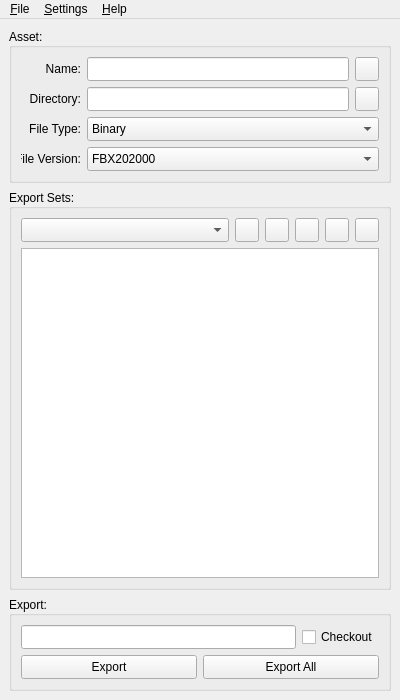
<?xml version="1.0" encoding="UTF-8"?>
<ui version="4.0">
 <class>fbxExportSetEditorWindow</class>
 <widget class="QMainWindow" name="fbxExportSetEditorWindow">
  <property name="geometry">
   <rect>
    <x>0</x>
    <y>0</y>
    <width>400</width>
    <height>700</height>
   </rect>
  </property>
  <property name="minimumSize">
   <size>
    <width>400</width>
    <height>700</height>
   </size>
  </property>
  <property name="windowTitle">
   <string>|| Fbx Export Set Editor</string>
  </property>
  <widget class="QWidget" name="mainWidget">
   <layout class="QVBoxLayout" name="verticalLayout">
    <item>
     <widget class="QGroupBox" name="assetGroupBox">
      <property name="sizePolicy">
       <sizepolicy hsizetype="Expanding" vsizetype="Minimum">
        <horstretch>0</horstretch>
        <verstretch>0</verstretch>
       </sizepolicy>
      </property>
      <property name="title">
       <string>Asset:</string>
      </property>
      <property name="alignment">
       <set>Qt::AlignLeading|Qt::AlignLeft|Qt::AlignVCenter</set>
      </property>
      <property name="flat">
       <bool>false</bool>
      </property>
      <layout class="QVBoxLayout" name="assetLayout">
       <item>
        <widget class="QWidget" name="assetNameWidget" native="true">
         <property name="sizePolicy">
          <sizepolicy hsizetype="Expanding" vsizetype="Minimum">
           <horstretch>0</horstretch>
           <verstretch>0</verstretch>
          </sizepolicy>
         </property>
         <layout class="QHBoxLayout" name="assetNameLayout">
          <property name="leftMargin">
           <number>0</number>
          </property>
          <property name="topMargin">
           <number>0</number>
          </property>
          <property name="rightMargin">
           <number>0</number>
          </property>
          <property name="bottomMargin">
           <number>0</number>
          </property>
          <item>
           <widget class="QLabel" name="assetNameLabel">
            <property name="sizePolicy">
             <sizepolicy hsizetype="Fixed" vsizetype="Fixed">
              <horstretch>0</horstretch>
              <verstretch>60</verstretch>
             </sizepolicy>
            </property>
            <property name="minimumSize">
             <size>
              <width>60</width>
              <height>24</height>
             </size>
            </property>
            <property name="maximumSize">
             <size>
              <width>16777215</width>
              <height>24</height>
             </size>
            </property>
            <property name="text">
             <string>Name:</string>
            </property>
            <property name="alignment">
             <set>Qt::AlignRight|Qt::AlignTrailing|Qt::AlignVCenter</set>
            </property>
           </widget>
          </item>
          <item>
           <widget class="QLineEdit" name="assetNameLineEdit">
            <property name="sizePolicy">
             <sizepolicy hsizetype="Expanding" vsizetype="Fixed">
              <horstretch>0</horstretch>
              <verstretch>0</verstretch>
             </sizepolicy>
            </property>
            <property name="minimumSize">
             <size>
              <width>0</width>
              <height>24</height>
             </size>
            </property>
            <property name="maximumSize">
             <size>
              <width>16777215</width>
              <height>24</height>
             </size>
            </property>
            <property name="toolTip">
             <string>The name of the asset.</string>
            </property>
            <property name="clearButtonEnabled">
             <bool>true</bool>
            </property>
           </widget>
          </item>
          <item>
           <widget class="QPushButton" name="savePushButton">
            <property name="sizePolicy">
             <sizepolicy hsizetype="Fixed" vsizetype="Fixed">
              <horstretch>0</horstretch>
              <verstretch>0</verstretch>
             </sizepolicy>
            </property>
            <property name="minimumSize">
             <size>
              <width>24</width>
              <height>24</height>
             </size>
            </property>
            <property name="maximumSize">
             <size>
              <width>24</width>
              <height>24</height>
             </size>
            </property>
            <property name="text">
             <string/>
            </property>
            <property name="icon">
             <iconset resource="../../ui/resources.qrc">
              <normaloff>:/dcc/icons/save_file.svg</normaloff>:/dcc/icons/save_file.svg</iconset>
            </property>
           </widget>
          </item>
         </layout>
        </widget>
       </item>
       <item>
        <widget class="QWidget" name="assetDirectoryWidget" native="true">
         <property name="sizePolicy">
          <sizepolicy hsizetype="Expanding" vsizetype="Minimum">
           <horstretch>0</horstretch>
           <verstretch>0</verstretch>
          </sizepolicy>
         </property>
         <layout class="QHBoxLayout" name="assetDirectoryLayout">
          <property name="leftMargin">
           <number>0</number>
          </property>
          <property name="topMargin">
           <number>0</number>
          </property>
          <property name="rightMargin">
           <number>0</number>
          </property>
          <property name="bottomMargin">
           <number>0</number>
          </property>
          <item>
           <widget class="QLabel" name="assetDirectoryLabel">
            <property name="sizePolicy">
             <sizepolicy hsizetype="Fixed" vsizetype="Fixed">
              <horstretch>0</horstretch>
              <verstretch>60</verstretch>
             </sizepolicy>
            </property>
            <property name="minimumSize">
             <size>
              <width>60</width>
              <height>24</height>
             </size>
            </property>
            <property name="maximumSize">
             <size>
              <width>16777215</width>
              <height>24</height>
             </size>
            </property>
            <property name="text">
             <string>Directory:</string>
            </property>
            <property name="alignment">
             <set>Qt::AlignRight|Qt::AlignTrailing|Qt::AlignVCenter</set>
            </property>
           </widget>
          </item>
          <item>
           <widget class="QLineEdit" name="assetDirectoryLineEdit">
            <property name="sizePolicy">
             <sizepolicy hsizetype="Expanding" vsizetype="Fixed">
              <horstretch>0</horstretch>
              <verstretch>0</verstretch>
             </sizepolicy>
            </property>
            <property name="minimumSize">
             <size>
              <width>0</width>
              <height>24</height>
             </size>
            </property>
            <property name="maximumSize">
             <size>
              <width>16777215</width>
              <height>24</height>
             </size>
            </property>
            <property name="toolTip">
             <string>The base directory for the asset.</string>
            </property>
            <property name="readOnly">
             <bool>false</bool>
            </property>
            <property name="clearButtonEnabled">
             <bool>true</bool>
            </property>
           </widget>
          </item>
          <item>
           <widget class="QPushButton" name="assetDirectoryPushButton">
            <property name="sizePolicy">
             <sizepolicy hsizetype="Fixed" vsizetype="Fixed">
              <horstretch>0</horstretch>
              <verstretch>0</verstretch>
             </sizepolicy>
            </property>
            <property name="minimumSize">
             <size>
              <width>24</width>
              <height>24</height>
             </size>
            </property>
            <property name="maximumSize">
             <size>
              <width>24</width>
              <height>24</height>
             </size>
            </property>
            <property name="text">
             <string/>
            </property>
            <property name="icon">
             <iconset resource="../../ui/resources.qrc">
              <normaloff>:/dcc/icons/open_folder.svg</normaloff>:/dcc/icons/open_folder.svg</iconset>
            </property>
           </widget>
          </item>
         </layout>
        </widget>
       </item>
       <item>
        <widget class="QWidget" name="fileTypeWidget" native="true">
         <property name="sizePolicy">
          <sizepolicy hsizetype="Expanding" vsizetype="Minimum">
           <horstretch>0</horstretch>
           <verstretch>0</verstretch>
          </sizepolicy>
         </property>
         <layout class="QHBoxLayout" name="fileTypeLayout">
          <property name="leftMargin">
           <number>0</number>
          </property>
          <property name="topMargin">
           <number>0</number>
          </property>
          <property name="rightMargin">
           <number>0</number>
          </property>
          <property name="bottomMargin">
           <number>0</number>
          </property>
          <item>
           <widget class="QLabel" name="fileTypeLabel">
            <property name="sizePolicy">
             <sizepolicy hsizetype="Fixed" vsizetype="Fixed">
              <horstretch>0</horstretch>
              <verstretch>0</verstretch>
             </sizepolicy>
            </property>
            <property name="minimumSize">
             <size>
              <width>60</width>
              <height>24</height>
             </size>
            </property>
            <property name="maximumSize">
             <size>
              <width>60</width>
              <height>24</height>
             </size>
            </property>
            <property name="text">
             <string>File Type:</string>
            </property>
            <property name="alignment">
             <set>Qt::AlignRight|Qt::AlignTrailing|Qt::AlignVCenter</set>
            </property>
           </widget>
          </item>
          <item>
           <widget class="QComboBox" name="fileTypeComboBox">
            <property name="minimumSize">
             <size>
              <width>0</width>
              <height>24</height>
             </size>
            </property>
            <property name="maximumSize">
             <size>
              <width>16777215</width>
              <height>24</height>
             </size>
            </property>
            <property name="toolTip">
             <string>The FBX file type to export as.</string>
            </property>
            <item>
             <property name="text">
              <string>Binary</string>
             </property>
            </item>
            <item>
             <property name="text">
              <string>ASCII</string>
             </property>
            </item>
           </widget>
          </item>
         </layout>
        </widget>
       </item>
       <item>
        <widget class="QWidget" name="fileVersionWidget" native="true">
         <property name="sizePolicy">
          <sizepolicy hsizetype="Expanding" vsizetype="Minimum">
           <horstretch>0</horstretch>
           <verstretch>0</verstretch>
          </sizepolicy>
         </property>
         <layout class="QHBoxLayout" name="fileVersionLayout">
          <property name="leftMargin">
           <number>0</number>
          </property>
          <property name="topMargin">
           <number>0</number>
          </property>
          <property name="rightMargin">
           <number>0</number>
          </property>
          <property name="bottomMargin">
           <number>0</number>
          </property>
          <item>
           <widget class="QLabel" name="fileVersionLabel">
            <property name="sizePolicy">
             <sizepolicy hsizetype="Fixed" vsizetype="Fixed">
              <horstretch>0</horstretch>
              <verstretch>60</verstretch>
             </sizepolicy>
            </property>
            <property name="minimumSize">
             <size>
              <width>60</width>
              <height>24</height>
             </size>
            </property>
            <property name="maximumSize">
             <size>
              <width>60</width>
              <height>24</height>
             </size>
            </property>
            <property name="text">
             <string>File Version:</string>
            </property>
            <property name="alignment">
             <set>Qt::AlignRight|Qt::AlignTrailing|Qt::AlignVCenter</set>
            </property>
           </widget>
          </item>
          <item>
           <widget class="QComboBox" name="fileVersionComboBox">
            <property name="sizePolicy">
             <sizepolicy hsizetype="Expanding" vsizetype="Fixed">
              <horstretch>0</horstretch>
              <verstretch>0</verstretch>
             </sizepolicy>
            </property>
            <property name="minimumSize">
             <size>
              <width>0</width>
              <height>24</height>
             </size>
            </property>
            <property name="maximumSize">
             <size>
              <width>16777215</width>
              <height>24</height>
             </size>
            </property>
            <property name="toolTip">
             <string>The FBX file version to export as.</string>
            </property>
            <property name="currentIndex">
             <number>8</number>
            </property>
            <item>
             <property name="text">
              <string>FBX200900</string>
             </property>
            </item>
            <item>
             <property name="text">
              <string>FBX201000</string>
             </property>
            </item>
            <item>
             <property name="text">
              <string>FBX201100</string>
             </property>
            </item>
            <item>
             <property name="text">
              <string>FBX201200</string>
             </property>
            </item>
            <item>
             <property name="text">
              <string>FBX201300</string>
             </property>
            </item>
            <item>
             <property name="text">
              <string>FBX201400</string>
             </property>
            </item>
            <item>
             <property name="text">
              <string>FBX201600</string>
             </property>
            </item>
            <item>
             <property name="text">
              <string>FBX201800</string>
             </property>
            </item>
            <item>
             <property name="text">
              <string>FBX202000</string>
             </property>
            </item>
           </widget>
          </item>
         </layout>
        </widget>
       </item>
      </layout>
     </widget>
    </item>
    <item>
     <widget class="QGroupBox" name="exportSetGroupBox">
      <property name="sizePolicy">
       <sizepolicy hsizetype="Expanding" vsizetype="Expanding">
        <horstretch>0</horstretch>
        <verstretch>0</verstretch>
       </sizepolicy>
      </property>
      <property name="title">
       <string>Export Sets:</string>
      </property>
      <property name="alignment">
       <set>Qt::AlignLeading|Qt::AlignLeft|Qt::AlignVCenter</set>
      </property>
      <property name="flat">
       <bool>false</bool>
      </property>
      <layout class="QVBoxLayout" name="exportSetsLayout">
       <item>
        <widget class="QWidget" name="exportSetInteropWidget" native="true">
         <property name="sizePolicy">
          <sizepolicy hsizetype="Expanding" vsizetype="Fixed">
           <horstretch>0</horstretch>
           <verstretch>0</verstretch>
          </sizepolicy>
         </property>
         <property name="minimumSize">
          <size>
           <width>0</width>
           <height>24</height>
          </size>
         </property>
         <property name="maximumSize">
          <size>
           <width>16777215</width>
           <height>24</height>
          </size>
         </property>
         <layout class="QHBoxLayout" name="exportSetInteropLayout">
          <property name="leftMargin">
           <number>0</number>
          </property>
          <property name="topMargin">
           <number>0</number>
          </property>
          <property name="rightMargin">
           <number>0</number>
          </property>
          <property name="bottomMargin">
           <number>0</number>
          </property>
          <item>
           <widget class="QComboBox" name="exportSetComboBox">
            <property name="sizePolicy">
             <sizepolicy hsizetype="Expanding" vsizetype="Fixed">
              <horstretch>0</horstretch>
              <verstretch>0</verstretch>
             </sizepolicy>
            </property>
            <property name="minimumSize">
             <size>
              <width>0</width>
              <height>24</height>
             </size>
            </property>
            <property name="maximumSize">
             <size>
              <width>16777215</width>
              <height>24</height>
             </size>
            </property>
           </widget>
          </item>
          <item>
           <widget class="QPushButton" name="newExportSetPushButton">
            <property name="sizePolicy">
             <sizepolicy hsizetype="Fixed" vsizetype="Fixed">
              <horstretch>0</horstretch>
              <verstretch>0</verstretch>
             </sizepolicy>
            </property>
            <property name="minimumSize">
             <size>
              <width>24</width>
              <height>24</height>
             </size>
            </property>
            <property name="maximumSize">
             <size>
              <width>24</width>
              <height>24</height>
             </size>
            </property>
            <property name="toolTip">
             <string>Create new export set.</string>
            </property>
            <property name="text">
             <string/>
            </property>
            <property name="icon">
             <iconset resource="../../ui/resources.qrc">
              <normaloff>:/dcc/icons/new_file.svg</normaloff>:/dcc/icons/new_file.svg</iconset>
            </property>
           </widget>
          </item>
          <item>
           <widget class="QPushButton" name="duplicateExportSetPushButton">
            <property name="sizePolicy">
             <sizepolicy hsizetype="Fixed" vsizetype="Fixed">
              <horstretch>0</horstretch>
              <verstretch>0</verstretch>
             </sizepolicy>
            </property>
            <property name="minimumSize">
             <size>
              <width>24</width>
              <height>24</height>
             </size>
            </property>
            <property name="maximumSize">
             <size>
              <width>24</width>
              <height>24</height>
             </size>
            </property>
            <property name="toolTip">
             <string>Duplicate export set.</string>
            </property>
            <property name="text">
             <string/>
            </property>
            <property name="icon">
             <iconset resource="../../ui/resources.qrc">
              <normaloff>:/dcc/icons/copy_file.svg</normaloff>:/dcc/icons/copy_file.svg</iconset>
            </property>
           </widget>
          </item>
          <item>
           <widget class="QPushButton" name="renameExportSetPushButton">
            <property name="sizePolicy">
             <sizepolicy hsizetype="Fixed" vsizetype="Fixed">
              <horstretch>0</horstretch>
              <verstretch>0</verstretch>
             </sizepolicy>
            </property>
            <property name="minimumSize">
             <size>
              <width>24</width>
              <height>24</height>
             </size>
            </property>
            <property name="maximumSize">
             <size>
              <width>24</width>
              <height>24</height>
             </size>
            </property>
            <property name="toolTip">
             <string>Rename export set.</string>
            </property>
            <property name="text">
             <string/>
            </property>
            <property name="icon">
             <iconset resource="../../ui/resources.qrc">
              <normaloff>:/dcc/icons/rename.svg</normaloff>:/dcc/icons/rename.svg</iconset>
            </property>
           </widget>
          </item>
          <item>
           <widget class="QPushButton" name="reorderExportSetPushButton">
            <property name="sizePolicy">
             <sizepolicy hsizetype="Fixed" vsizetype="Fixed">
              <horstretch>0</horstretch>
              <verstretch>0</verstretch>
             </sizepolicy>
            </property>
            <property name="minimumSize">
             <size>
              <width>24</width>
              <height>24</height>
             </size>
            </property>
            <property name="maximumSize">
             <size>
              <width>24</width>
              <height>24</height>
             </size>
            </property>
            <property name="toolTip">
             <string>Re-order export sets.</string>
            </property>
            <property name="text">
             <string/>
            </property>
            <property name="icon">
             <iconset resource="../../ui/resources.qrc">
              <normaloff>:/dcc/icons/reorder.svg</normaloff>:/dcc/icons/reorder.svg</iconset>
            </property>
           </widget>
          </item>
          <item>
           <widget class="QPushButton" name="deleteExportSetPushButton">
            <property name="sizePolicy">
             <sizepolicy hsizetype="Fixed" vsizetype="Fixed">
              <horstretch>0</horstretch>
              <verstretch>0</verstretch>
             </sizepolicy>
            </property>
            <property name="minimumSize">
             <size>
              <width>24</width>
              <height>24</height>
             </size>
            </property>
            <property name="maximumSize">
             <size>
              <width>24</width>
              <height>24</height>
             </size>
            </property>
            <property name="toolTip">
             <string>Delete export set.</string>
            </property>
            <property name="text">
             <string/>
            </property>
            <property name="icon">
             <iconset resource="../../ui/resources.qrc">
              <normaloff>:/dcc/icons/delete.svg</normaloff>:/dcc/icons/delete.svg</iconset>
            </property>
           </widget>
          </item>
         </layout>
        </widget>
       </item>
       <item>
        <widget class="QTreeView" name="exportSetTreeView">
         <property name="mouseTracking">
          <bool>true</bool>
         </property>
         <property name="contextMenuPolicy">
          <enum>Qt::CustomContextMenu</enum>
         </property>
         <property name="autoFillBackground">
          <bool>true</bool>
         </property>
         <property name="styleSheet">
          <string notr="true">QTreeView::item { height: 24px; }</string>
         </property>
         <property name="horizontalScrollBarPolicy">
          <enum>Qt::ScrollBarAlwaysOff</enum>
         </property>
         <property name="editTriggers">
          <set>QAbstractItemView::DoubleClicked</set>
         </property>
         <property name="dragEnabled">
          <bool>true</bool>
         </property>
         <property name="dragDropMode">
          <enum>QAbstractItemView::InternalMove</enum>
         </property>
         <property name="defaultDropAction">
          <enum>Qt::MoveAction</enum>
         </property>
         <property name="alternatingRowColors">
          <bool>true</bool>
         </property>
         <property name="selectionMode">
          <enum>QAbstractItemView::ContiguousSelection</enum>
         </property>
         <property name="selectionBehavior">
          <enum>QAbstractItemView::SelectRows</enum>
         </property>
         <property name="uniformRowHeights">
          <bool>true</bool>
         </property>
         <property name="animated">
          <bool>true</bool>
         </property>
         <property name="expandsOnDoubleClick">
          <bool>false</bool>
         </property>
        </widget>
       </item>
      </layout>
     </widget>
    </item>
    <item>
     <widget class="QGroupBox" name="exportGroupBox">
      <property name="sizePolicy">
       <sizepolicy hsizetype="Expanding" vsizetype="Minimum">
        <horstretch>0</horstretch>
        <verstretch>0</verstretch>
       </sizepolicy>
      </property>
      <property name="title">
       <string>Export:</string>
      </property>
      <property name="alignment">
       <set>Qt::AlignLeading|Qt::AlignLeft|Qt::AlignVCenter</set>
      </property>
      <property name="flat">
       <bool>false</bool>
      </property>
      <layout class="QVBoxLayout" name="exportLayout">
       <item>
        <widget class="QWidget" name="exportPathWidget" native="true">
         <property name="sizePolicy">
          <sizepolicy hsizetype="Expanding" vsizetype="Minimum">
           <horstretch>0</horstretch>
           <verstretch>0</verstretch>
          </sizepolicy>
         </property>
         <layout class="QHBoxLayout" name="exportPathLayout">
          <property name="leftMargin">
           <number>0</number>
          </property>
          <property name="topMargin">
           <number>0</number>
          </property>
          <property name="rightMargin">
           <number>0</number>
          </property>
          <property name="bottomMargin">
           <number>0</number>
          </property>
          <item>
           <widget class="QLineEdit" name="exportPathLineEdit">
            <property name="sizePolicy">
             <sizepolicy hsizetype="Expanding" vsizetype="Fixed">
              <horstretch>0</horstretch>
              <verstretch>0</verstretch>
             </sizepolicy>
            </property>
            <property name="minimumSize">
             <size>
              <width>0</width>
              <height>24</height>
             </size>
            </property>
            <property name="maximumSize">
             <size>
              <width>16777215</width>
              <height>24</height>
             </size>
            </property>
            <property name="toolTip">
             <string>The export path for the selected set.</string>
            </property>
            <property name="readOnly">
             <bool>true</bool>
            </property>
           </widget>
          </item>
          <item>
           <widget class="QCheckBox" name="checkoutCheckBox">
            <property name="sizePolicy">
             <sizepolicy hsizetype="Preferred" vsizetype="Fixed">
              <horstretch>0</horstretch>
              <verstretch>0</verstretch>
             </sizepolicy>
            </property>
            <property name="minimumSize">
             <size>
              <width>0</width>
              <height>24</height>
             </size>
            </property>
            <property name="maximumSize">
             <size>
              <width>16777215</width>
              <height>24</height>
             </size>
            </property>
            <property name="toolTip">
             <string>Enable to checkout the exported FBX from perforce.</string>
            </property>
            <property name="text">
             <string>Checkout</string>
            </property>
           </widget>
          </item>
         </layout>
        </widget>
       </item>
       <item>
        <widget class="QWidget" name="exportInteropWidget" native="true">
         <property name="sizePolicy">
          <sizepolicy hsizetype="Expanding" vsizetype="Minimum">
           <horstretch>0</horstretch>
           <verstretch>0</verstretch>
          </sizepolicy>
         </property>
         <layout class="QHBoxLayout" name="exportButtonsLayout">
          <property name="leftMargin">
           <number>0</number>
          </property>
          <property name="topMargin">
           <number>0</number>
          </property>
          <property name="rightMargin">
           <number>0</number>
          </property>
          <property name="bottomMargin">
           <number>0</number>
          </property>
          <item>
           <widget class="QPushButton" name="exportPushButton">
            <property name="sizePolicy">
             <sizepolicy hsizetype="Expanding" vsizetype="Minimum">
              <horstretch>0</horstretch>
              <verstretch>0</verstretch>
             </sizepolicy>
            </property>
            <property name="minimumSize">
             <size>
              <width>0</width>
              <height>24</height>
             </size>
            </property>
            <property name="maximumSize">
             <size>
              <width>16777215</width>
              <height>24</height>
             </size>
            </property>
            <property name="toolTip">
             <string>Exports the selected set.</string>
            </property>
            <property name="text">
             <string>Export</string>
            </property>
           </widget>
          </item>
          <item>
           <widget class="QPushButton" name="exportAllPushButton">
            <property name="sizePolicy">
             <sizepolicy hsizetype="Expanding" vsizetype="Fixed">
              <horstretch>0</horstretch>
              <verstretch>0</verstretch>
             </sizepolicy>
            </property>
            <property name="minimumSize">
             <size>
              <width>0</width>
              <height>24</height>
             </size>
            </property>
            <property name="maximumSize">
             <size>
              <width>16777215</width>
              <height>24</height>
             </size>
            </property>
            <property name="toolTip">
             <string>Exports all of the sets.</string>
            </property>
            <property name="text">
             <string>Export All</string>
            </property>
           </widget>
          </item>
         </layout>
        </widget>
       </item>
      </layout>
     </widget>
    </item>
   </layout>
  </widget>
  <widget class="QMenuBar" name="mainMenuBar">
   <property name="geometry">
    <rect>
     <x>0</x>
     <y>0</y>
     <width>400</width>
     <height>21</height>
    </rect>
   </property>
   <widget class="QMenu" name="fileMenu">
    <property name="title">
     <string>&amp;File</string>
    </property>
    <addaction name="saveAction"/>
    <addaction name="separator"/>
    <addaction name="importAction"/>
    <addaction name="exportAction"/>
   </widget>
   <widget class="QMenu" name="helpMenu">
    <property name="title">
     <string>&amp;Help</string>
    </property>
    <addaction name="usingFbxExportSetEditorAction"/>
   </widget>
   <widget class="QMenu" name="settingsMenu">
    <property name="title">
     <string>&amp;Settings</string>
    </property>
    <addaction name="useLegacySerializerAction"/>
    <addaction name="generateLogsAction"/>
   </widget>
   <addaction name="fileMenu"/>
   <addaction name="settingsMenu"/>
   <addaction name="helpMenu"/>
  </widget>
  <action name="usingFbxExportSetEditorAction">
   <property name="text">
    <string>&amp;Using Fbx Export Set Editor</string>
   </property>
   <property name="shortcut">
    <string>Ctrl+H</string>
   </property>
  </action>
  <action name="saveAction">
   <property name="icon">
    <iconset resource="../../ui/resources.qrc">
     <normaloff>:/dcc/icons/save_file.svg</normaloff>:/dcc/icons/save_file.svg</iconset>
   </property>
   <property name="text">
    <string>&amp;Save</string>
   </property>
   <property name="shortcut">
    <string>Ctrl+S</string>
   </property>
  </action>
  <action name="exportAction">
   <property name="icon">
    <iconset resource="../../ui/resources.qrc">
     <normaloff>:/dcc/icons/export_file.svg</normaloff>:/dcc/icons/export_file.svg</iconset>
   </property>
   <property name="text">
    <string>&amp;Export</string>
   </property>
   <property name="shortcut">
    <string>Ctrl+E</string>
   </property>
  </action>
  <action name="importAction">
   <property name="icon">
    <iconset resource="../../ui/resources.qrc">
     <normaloff>:/dcc/icons/import_file.svg</normaloff>:/dcc/icons/import_file.svg</iconset>
   </property>
   <property name="text">
    <string>Import</string>
   </property>
   <property name="shortcut">
    <string>Ctrl+I</string>
   </property>
  </action>
  <action name="generateLogsAction">
   <property name="checkable">
    <bool>true</bool>
   </property>
   <property name="text">
    <string>&amp;Generate Logs</string>
   </property>
  </action>
  <action name="actionUse_Legacy_Serializer">
   <property name="text">
    <string>Use Legacy Serializer</string>
   </property>
  </action>
  <action name="useLegacySerializerAction">
   <property name="checkable">
    <bool>true</bool>
   </property>
   <property name="text">
    <string>Use Legacy Serializer</string>
   </property>
  </action>
 </widget>
 <resources>
  <include location="../../ui/resources.qrc"/>
 </resources>
 <connections/>
</ui>
